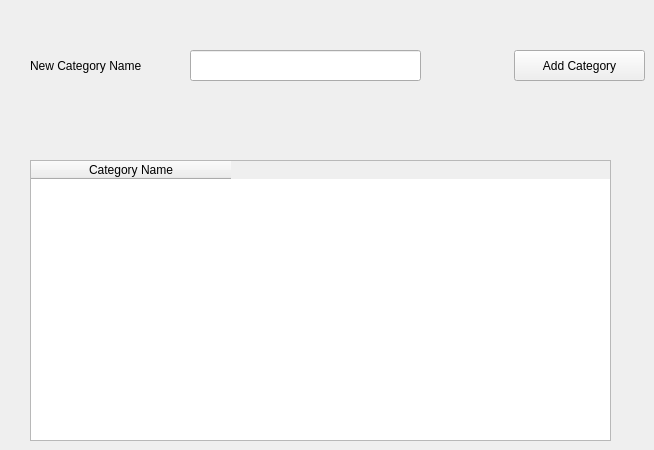
      <widget class="QWidget" name="tab_5">
       <attribute name="title">
        <string>Category</string>
       </attribute>
       <widget class="QTableWidget" name="table_categories">
        <property name="geometry">
         <rect>
          <x>30</x>
          <y>160</y>
          <width>581</width>
          <height>281</height>
         </rect>
        </property>
        <property name="autoFillBackground">
         <bool>false</bool>
        </property>
        <property name="styleSheet">
         <string notr="true"/>
        </property>
        <attribute name="horizontalHeaderDefaultSectionSize">
         <number>200</number>
        </attribute>
        <attribute name="horizontalHeaderHighlightSections">
         <bool>true</bool>
        </attribute>
        <attribute name="verticalHeaderVisible">
         <bool>false</bool>
        </attribute>
        <column>
         <property name="text">
          <string>Category Name</string>
         </property>
        </column>
       </widget>
       <widget class="QLabel" name="label_40">
        <property name="geometry">
         <rect>
          <x>30</x>
          <y>55</y>
          <width>151</width>
          <height>21</height>
         </rect>
        </property>
        <property name="text">
         <string>New Category Name</string>
        </property>
       </widget>
       <widget class="QPushButton" name="btn_add_category">
        <property name="geometry">
         <rect>
          <x>514</x>
          <y>50</y>
          <width>131</width>
          <height>31</height>
         </rect>
        </property>
        <property name="text">
         <string>Add Category</string>
        </property>
       </widget>
       <widget class="QLineEdit" name="new_category_name">
        <property name="geometry">
         <rect>
          <x>190</x>
          <y>50</y>
          <width>231</width>
          <height>31</height>
         </rect>
        </property>
       </widget>
      </widget>
